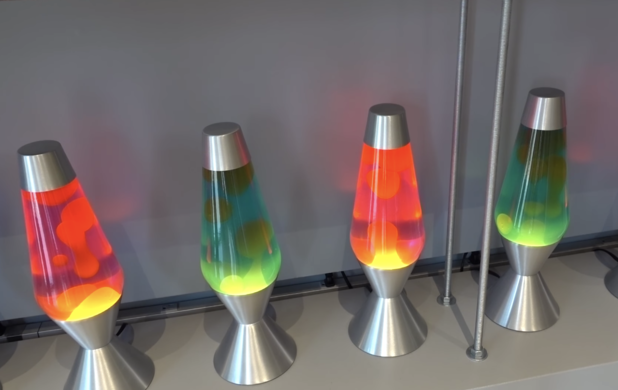
#> input picture CV2_EXAMPLES/REMOVE_DUPLI_IMG/lamps.png, 618 x 390 px
$ python remove_simillar_images.py lamps.png
#> lines starting #> are read from the running program, lines starting #| are printed output that depends on the picture
#!/usr/bin/python3
import sys
import os
import re
import shutil
import numpy as np
import cv2

def script_path(subpath=""):
    path = os.path.realpath(os.path.dirname(sys.argv[0]))
    os.chdir(path)
    return path

def usage():
    print("-> script for searching for duplicates of image")
    print("-> duplicates will be found and moved to new dir")
    print("-> usage example:")
    print("\tremove_dupli.py    some_image.png")
    input("-> press enter to exit... ")
    return True

def find_threshold_value(filename):
    value = re.findall("\d+\.\d+", filename)
    threshold = 0.9
    try:
        value = float(value[0])
        if value > 0 and value < 1:
            threshold = value
    except:
        pass
    return threshold

def list_images():
    path = script_path()
    fileTypes = (".png", ".jpeg", ".jpg")
    files = [item for item in os.listdir(path) if item.lower().endswith(fileTypes)]
    return files

def move_file(file, currentPath, newPath):
    currentFilePath = os.path.join(currentPath, file)
    newFilePath = os.path.join(newPath, file)
    shutil.move(currentFilePath, newFilePath)
    return True

def check_pattern(file, pattern, threshold=0.9):
    img = cv2.imread(file, 0)
    res = cv2.matchTemplate(img, pattern, cv2.TM_CCOEFF_NORMED)
    loc = np.where(res >= threshold)
    for pt in zip(*loc[::-1]):
        print("Pattern found in: <{}>".format(file))
        return True
    else:
        print("No pattern in: <{}>".format(file))
        return False

def main(args):
    currentPath = script_path()

    # create dir for duplicates
    newDir = "dupli"
    newPath = os.path.join(currentPath, newDir)
    if not os.path.exists(newDir):
        os.makedirs(newDir)

    # read pattern to memory
    try:
        patternFile = args[0]
        threshold = find_threshold_value(sys.argv[0])
        pattern = cv2.imread(patternFile, 0)
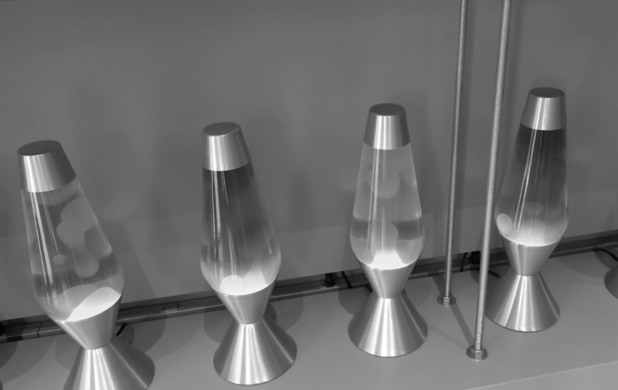
#> pattern: shape (390, 618); min 4, max 255, mean 109
    except:
        usage()
        return False

    # list images & search for duplicates
    files = list_images()
    for file in files:
        status = check_pattern(file, pattern, threshold)
#> in check_pattern, `res = cv2.matchTemplate(img, pattern, cv2.TM_CCOEFF_NORMED)`: res = [1]
#> in check_pattern, `loc = np.where(res >= threshold)`: loc = ([0], [0])
#> the loop in check_pattern, `for pt in zip(*loc[::-1]):` made 1 pass
#> pt on pass 1: (0, 0)
#| Pattern found in: <lamps.png>
#> status = True
        if status:
            move_file(file, currentPath, newPath)
#> pass 2 of the loop in main, `for file in files:`:
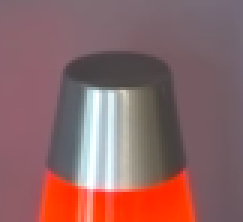
#> input picture CV2_EXAMPLES/REMOVE_DUPLI_IMG/pattern.png, 81 x 74 px (shown 3 times larger)
#> in check_pattern (call 2), `img = cv2.imread(file, 0)`:
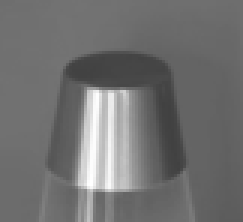
#> img: shape (74, 81) (shown 3 times larger); min 65, max 255, mean 113
#> in check_pattern (call 2), `res = cv2.matchTemplate(img, pattern, cv2.TM_CCOEFF_NORMED)`:
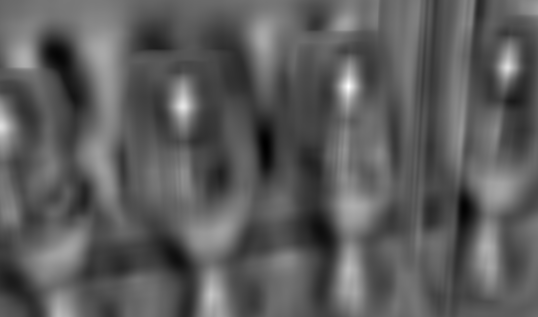
#> res: shape (317, 538) float32; min -0.549, max 0.996, mean 0.012; drawn with min black and max white
#> loc = 17 positions, rows 83 to 89, columns 347 to 349
#> the loop in check_pattern, `for pt in zip(*loc[::-1]):` made 1 pass
#> pt on pass 1: (348, 83)
#> (printed output is left out)
    return True


if __name__ == "__main__":
    main(sys.argv[1:])
